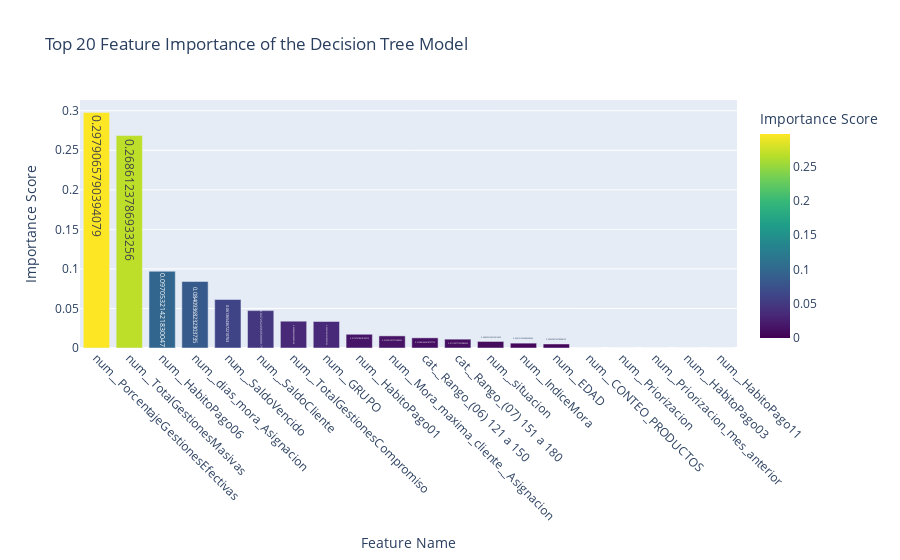

Write notebook code for a chart like this one.
### Code cell
# Feature Importance Plot
importances = model.named_steps['classifier'].feature_importances_
feature_names = model.named_steps['preprocessor'].get_feature_names_out()
importance_df = pd.DataFrame({
    'Feature': feature_names,
    'Importance': importances
}).sort_values(by='Importance', ascending=False).head(20)

fig = px.bar(importance_df,
             x='Feature',
             y='Importance',
             title='Top 20 Feature Importance of the Decision Tree Model',
             labels={'Feature': 'Feature Name', 'Importance': 'Importance Score'},
             color='Importance',
             color_continuous_scale='Viridis',
             text='Importance')
fig.update_layout(xaxis_tickangle=45)
fig.show()

### Figure 1 — Plotly figure (JSON) as saved in the notebook; plotly's stock layout.template omitted (floating-point values rounded to 4 significant figures)
{"data": [{"alignmentgroup": "True", "hovertemplate": "Feature Name=%{x}<br>Importance Score=%{marker.color}<extra></extra>", "legendgroup": "", "marker": {"color": [0.2979, 0.2686, 0.09705, 0.08409, 0.06137, 0.04726, 0.03389, 0.03352, 0.01738, 0.01534, 0.01284, 0.01119, 0.008296, 0.006151, 0.005097, 0, 0, 0, 0, 0], "coloraxis": "coloraxis", "pattern": {"shape": ""}}, "name": "", "offsetgroup": "", "orientation": "v", "showlegend": false, "text": [0.2979, 0.2686, 0.09705, 0.08409, 0.06137, 0.04726, 0.03389, 0.03352, 0.01738, 0.01534, 0.01284, 0.01119, 0.008296, 0.006151, 0.005097, 0, 0, 0, 0, 0], "textposition": "auto", "type": "bar", "x": ["num__PorcentajeGestionesEfectivas", "num__TotalGestionesMasivas", "num__HabitoPago06", "num__dias_mora_Asignacion", "num__SaldoVencido", "num__SaldoCliente", "num__TotalGestionesCompromiso", "num__GRUPO", "num__HabitoPago01", "num__Mora_maxima_cliente__Asignacion", "cat__Rango_(06) 121 a 150", "cat__Rango_(07) 151 a 180", "num__situacion", "num__IndiceMora", "num__EDAD", "num__CONTEO_PRODUCTOS", "num__Priorizacion", "num__Priorizacion_mes_anterior", "num__HabitoPago03", "num__HabitoPago11"], "xaxis": "x", "y": [0.2979, 0.2686, 0.09705, 0.08409, 0.06137, 0.04726, 0.03389, 0.03352, 0.01738, 0.01534, 0.01284, 0.01119, 0.008296, 0.006151, 0.005097, 0, 0, 0, 0, 0], "yaxis": "y"}], "layout": {"barmode": "relative", "coloraxis": {"colorbar": {"title": {"text": "Importance Score"}}, "colorscale": [[0, "#440154"], [0.1111, "#482878"], [0.2222, "#3e4989"], [0.3333, "#31688e"], [0.4444, "#26828e"], [0.5556, "#1f9e89"], [0.6667, "#35b779"], [0.7778, "#6ece58"], [0.8889, "#b5de2b"], [1, "#fde725"]]}, "legend": {"tracegroupgap": 0}, "title": {"text": "Top 20 Feature Importance of the Decision Tree Model"}, "xaxis": {"anchor": "y", "domain": [0, 1], "tickangle": 45, "title": {"text": "Feature Name"}}, "yaxis": {"anchor": "x", "domain": [0, 1], "title": {"text": "Importance Score"}}}}
